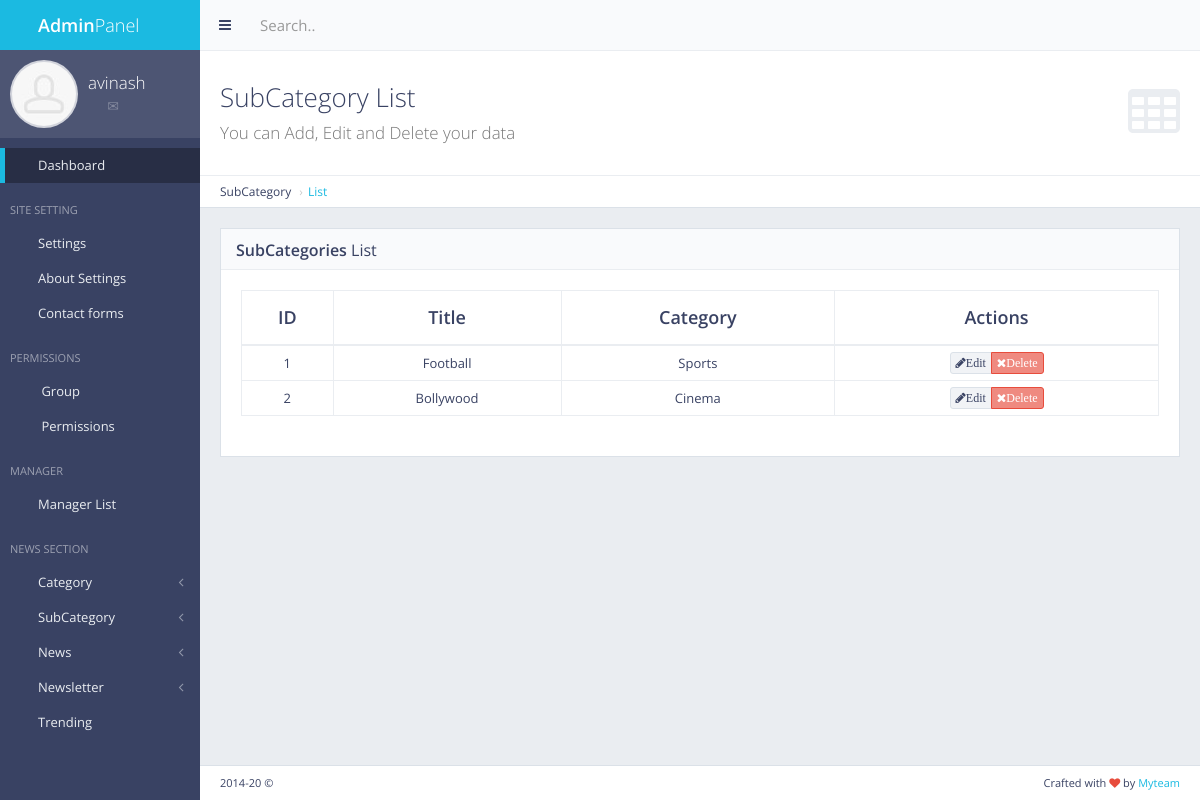
The page /panel/subcategory/list/ (signed in) on the database as committed earlier.
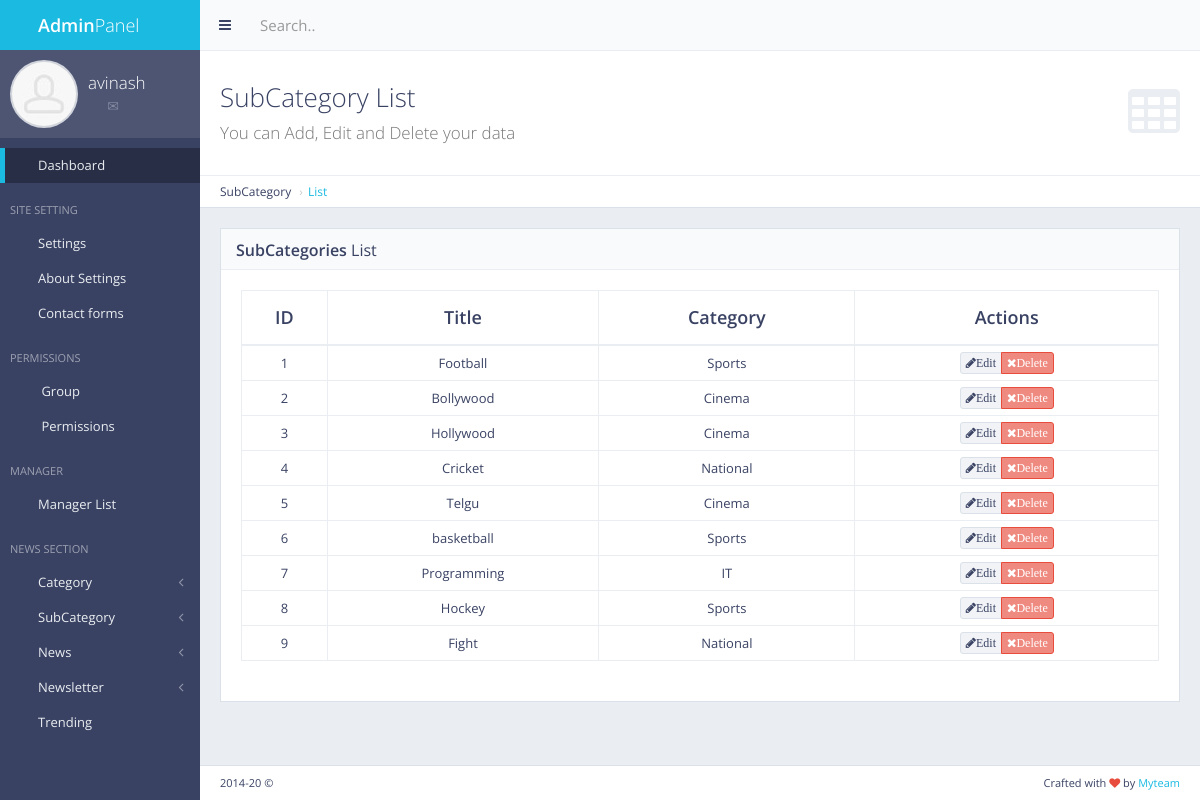
The same page on the database as committed later.
### subcat/models.py (models this page shows, shortened)
class SubCat(models.Model):
    name = models.CharField(max_length=30)
    catname = models.CharField(max_length=30)
    catid = models.IntegerField()

### subcat/views.py (the view)
# urls.py: url(r'^panel/subcategory/list/$', views.subcat_list, name='subcat_list'),
def subcat_list(request):
    if not request.user.is_authenticated:
        return redirect('mylogin')
    subcat = SubCat.objects.all()
    return render(request, 'back/subcat_list.html', {'subcat':subcat})

### app1/templates/back/subcat_list.html (shortened to what this page needs)
{% extends 'back/masterb.html' %}
{% block mainblock %}
{% load static %}
                        <div class="content-header">
                            <div class="header-section">
                                <h1>
                                    <i class="fa fa-table"></i>SubCategory List<br><small>You can Add, Edit and Delete your data</small>
                                </h1>
                            </div>
                        </div>
                        <ul class="breadcrumb breadcrumb-top">
                            <li>SubCategory</li>
                            <li><a href="/panel/subcategory/list/">List</a></li>
                        </ul>
                        <div class="block full">
                            <div class="block-title">
                                <h2><strong> SubCategories </strong> List</h2>
                            </div>
                            <div class="table-responsive">
                                <table id="example-datatable" class="table table-vcenter table-condensed table-bordered">
                                    <thead>
                                        <tr>
                                            <th class="text-center">ID</th>
                                            <th class="text-center">Title</th>
                                            <th class="text-center">Category</th>
                                            <th class="text-center">Actions</th>
                                        </tr>
                                    </thead>
                                    <tbody>
                                        {% for x in subcat %}
                                        <tr>
                                            <td class="text-center">{{x.pk}}</td>
                                            <td class="text-center">{{x.name}}</td>
                                            <td class="text-center">{{x.catname}}</td>
                                            <td class="text-center">
                                                <div class="btn-group">
                                                    <a href="" data-toggle="tooltip" title="Edit" class="btn btn-xs btn-default"><i class="fa fa-pencil">Edit</i></a>
                                                    <a href="" data-toggle="tooltip" title="Delete" class="btn btn-xs btn-danger"><i class="fa fa-times">Delete</i></a>
                                                </div>
                                            </td>
                                        </tr>
                                        {% endfor %}
                                    </tbody>
                                </table>
                            </div>
                        </div>
{% endblock %}

### app1/templates/back/masterb.html (shortened to what this page needs)
<!DOCTYPE html>
 <html class="no-js" lang="en">
    <head>
        {% load static %}
        {% load extra_auth %}
        {% if user.is_authenticated %}
        <link rel="stylesheet" href="{% static 'back/' %}css/bootstrap.min.css">
        <link rel="stylesheet" href="{% static 'back/css/plugins.css' %}">
        <link rel="stylesheet" href="{% static 'back/css/main.css' %}">
        <link rel="stylesheet" href="{% static 'back/css/themes.css' %}">
    </head>
    <body>
        <div id="page-wrapper">
            <div id="page-container" class="sidebar-partial sidebar-visible-lg sidebar-no-animations">
                <div id="sidebar">
                    <div id="sidebar-scroll">
                        <div class="sidebar-content">
                            <a href="/panel" class="sidebar-brand">
                                <i class="gi gi-flash"></i><span class="sidebar-nav-mini-hide"><strong>Admin</strong>Panel</span>
                            </a>
                            <div class="sidebar-section sidebar-user clearfix sidebar-nav-mini-hide">
                                <div class="sidebar-user-avatar">
                                    <a href="page_ready_user_profile.html">
                                        <img src="{% static 'back/img/placeholders/avatars/avatar2.jpg' %}" alt="avatar">
                                    </a>
                                </div>
                                <div class="sidebar-user-name">{{request.user}}</div>
                                <div class="sidebar-user-links">
                                    <a href="page_ready_user_profile.html" data-toggle="tooltip" data-placement="bottom" title="Profile"><i class="gi gi-user"></i></a>
                                    <a href="page_ready_inbox.html" data-toggle="tooltip" data-placement="bottom" title="Messages"><i class="gi gi-envelope"></i></a>
                                    <a href="/panel/change/pass/" class="enable-tooltip" data-placement="bottom" title="Settings" ><i class="gi gi-cogwheel"></i></a>
                                    <a href="/logout" data-toggle="tooltip" data-placement="bottom" title="Logout"><i class="gi gi-exit"></i></a>
                                </div>
                            </div>
                            <ul class="sidebar-nav">
                                {% if perms.app1.master_user %}
                                <li>
                                    <a href="/panel" class=" active"><i class="gi gi-stopwatch sidebar-nav-icon"></i><span class="sidebar-nav-mini-hide">Dashboard</span></a>
                                </li>
                                {% endif %}
                                {% if request.user|has_group:'masteruser' %}
                                <li class="sidebar-header">
                                    <span class="sidebar-header-options clearfix"><a href="javascript:void(0)" data-toggle="tooltip" title="Quick Settings"><i class="gi gi-settings"></i></a></span>
                                    <span class="sidebar-header-title">Site Setting</span>
                                </li>
                                <li>
                                    <a href="/panel/setting/" class=""><i class="gi gi-show_big_thumbnails sidebar-nav-icon"></i><span class="sidebar-nav-mini-hide">Settings</span></a>
                                </li>
                                <li>
                                    <a href="/panel/about/setting/" class=""><i class="gi gi-show_big_thumbnails sidebar-nav-icon"></i><span class="sidebar-nav-mini-hide">About Settings</span></a>
                                </li>
                                <li>
                                    <a href="/panel/contactform/" class=""><i class="gi gi-show_big_thumbnails sidebar-nav-icon"></i><span class="sidebar-nav-mini-hide">Contact forms</span></a>
                                </li>
                                 <li class="sidebar-header">
                                    <span class="sidebar-header-options clearfix"><a href="javascript:void(0)" data-toggle="tooltip" title="Quick Settings"><i class="gi gi-settings"></i></a></span>
                                    <span class="sidebar-header-title"> Permissions </span>
                                </li>
                                  <li>
                                    <a href="/panel/manager/group/" class=""><i class="gi gi-show_big_thumbnails sidebar-nav-icon"></i><span class="sidebar-nav-mini-hide"> Group </span></a>
                                </li>
                                  <li>
                                    <a href="/panel/manager/perms/" class=""><i class="gi gi-show_big_thumbnails sidebar-nav-icon"></i><span class="sidebar-nav-mini-hide"> Permissions </span></a>
                                </li>
                                 <li class="sidebar-header">
                                    <span class="sidebar-header-options clearfix"><a href="javascript:void(0)" data-toggle="tooltip" title="Quick Settings"><i class="gi gi-settings"></i></a></span>
                                    <span class="sidebar-header-title"> Manager </span>
                                </li>
                                  <li>
                                    <a href="/panel/manager/list/" class=""><i class="gi gi-show_big_thumbnails sidebar-nav-icon"></i><span class="sidebar-nav-mini-hide">Manager List</span></a>
                                </li>
                                {% endif %}
                                 <li class="sidebar-header">
                                    <span class="sidebar-header-options clearfix"><a href="javascript:void(0)" data-toggle="tooltip" title="Quick Settings"><i class="gi gi-settings"></i></a></span>
                                    <span class="sidebar-header-title">News Section</span>
                                </li>
                                {% if request.user|has_group:"masteruser" %}
                                 <li>
                                    <a href="#" class="sidebar-nav-menu"><i class="fa fa-angle-left sidebar-nav-indicator sidebar-nav-mini-hide"></i><i class="gi gi-show_big_thumbnails sidebar-nav-icon"></i><span class="sidebar-nav-mini-hide">Category</span></a>
                                </li>
                                <li>
                                    <a href="#" class="sidebar-nav-menu"><i class="fa fa-angle-left sidebar-nav-indicator sidebar-nav-mini-hide"></i><i class="gi gi-show_big_thumbnails sidebar-nav-icon"></i><span class="sidebar-nav-mini-hide">SubCategory</span></a>
                                </li>
                                {% endif %}
                                <li>
                                    <a href="#" class="sidebar-nav-menu"><i class="fa fa-angle-left sidebar-nav-indicator sidebar-nav-mini-hide"></i><i class="gi gi-show_big_thumbnails sidebar-nav-icon"></i><span class="sidebar-nav-mini-hide">News</span></a>
                                </li>
                                 <li>
                                    <a href="#" class="sidebar-nav-menu"><i class="fa fa-angle-left sidebar-nav-indicator sidebar-nav-mini-hide"></i><i class="gi gi-show_big_thumbnails sidebar-nav-icon"></i><span class="sidebar-nav-mini-hide">Newsletter</span></a>
                                </li>
                                {% if request.user|has_group:"masteruser" %}
                                   <li>
                                    <a href="/panel/trending/" class=""><i class="gi gi-show_big_thumbnails sidebar-nav-icon"></i><span class="sidebar-nav-mini-hide">Trending</span></a>
                                    </li>
                                {% endif %}
                            </ul>
                        </div>
                    </div>
                </div>
                <div id="main-container">
                    <header class="navbar navbar-default">
                        <ul class="nav navbar-nav-custom">
                            <li>
                                <a href="javascript:void(0)" onclick="App.sidebar('toggle-sidebar');this.blur();">
                                    <i class="fa fa-bars fa-fw"></i>
                                </a>
                            </li>
                        </ul>
                        <form action="page_ready_search_results.html" method="post" class="navbar-form-custom">
                            <div class="form-group">
                                <input type="text" id="top-search" name="top-search" class="form-control" placeholder="Search..">
                            </div>
                        </form>
                    </header>
                    <div id="page-content">
                        {% block mainblock %}
                        {% endblock %}
                    </div>
                    <footer class="clearfix">
                        <div class="pull-right">
                            Crafted with <i class="fa fa-heart text-danger"></i> by <a href="#" target="_blank">Myteam</a>
                        </div>
                        <div class="pull-left">
                            <span id="year-copy"></span> &copy;
                        </div>
                    </footer>
                </div>
            </div>
        </div>
    </body>
</html>
{% else %}
Please login
{% endif %}

Rows that differ between the two databases and show on the page:
added SubCat: pk "3", name "Hollywood", catname "Cinema"
added SubCat: pk "4", name "Cricket", catname "National"
added SubCat: pk "5", name "Telgu", catname "Cinema"
added SubCat: pk "6", name "basketball", catname "Sports"
added SubCat: pk "7", name "Programming", catname "IT"
added SubCat: pk "8", name "Hockey", catname "Sports"
added SubCat: pk "9", name "Fight", catname "National"
